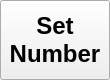
<?xml version="1.0" encoding="UTF-8"?>
<ui version="4.0">
 <class>Form</class>
 <widget class="QWidget" name="Form">
  <property name="geometry">
   <rect>
    <x>0</x>
    <y>0</y>
    <width>110</width>
    <height>80</height>
   </rect>
  </property>
  <property name="minimumSize">
   <size>
    <width>100</width>
    <height>75</height>
   </size>
  </property>
  <property name="font">
   <font>
    <pointsize>18</pointsize>
    <bold>true</bold>
   </font>
  </property>
  <property name="windowTitle">
   <string>Form</string>
  </property>
  <property name="styleSheet">
   <string notr="true"/>
  </property>
  <layout class="QGridLayout" name="gridLayout">
   <property name="leftMargin">
    <number>0</number>
   </property>
   <property name="topMargin">
    <number>0</number>
   </property>
   <property name="rightMargin">
    <number>0</number>
   </property>
   <property name="bottomMargin">
    <number>0</number>
   </property>
   <property name="spacing">
    <number>0</number>
   </property>
   <item row="0" column="0">
    <widget class="QPushButton" name="pushButton">
     <property name="sizePolicy">
      <sizepolicy hsizetype="MinimumExpanding" vsizetype="MinimumExpanding">
       <horstretch>0</horstretch>
       <verstretch>0</verstretch>
      </sizepolicy>
     </property>
     <property name="font">
      <font>
       <pointsize>18</pointsize>
      </font>
     </property>
     <property name="styleSheet">
      <string notr="true"/>
     </property>
     <property name="text">
      <string>Set
Number</string>
     </property>
    </widget>
   </item>
  </layout>
 </widget>
 <resources/>
 <connections/>
</ui>
